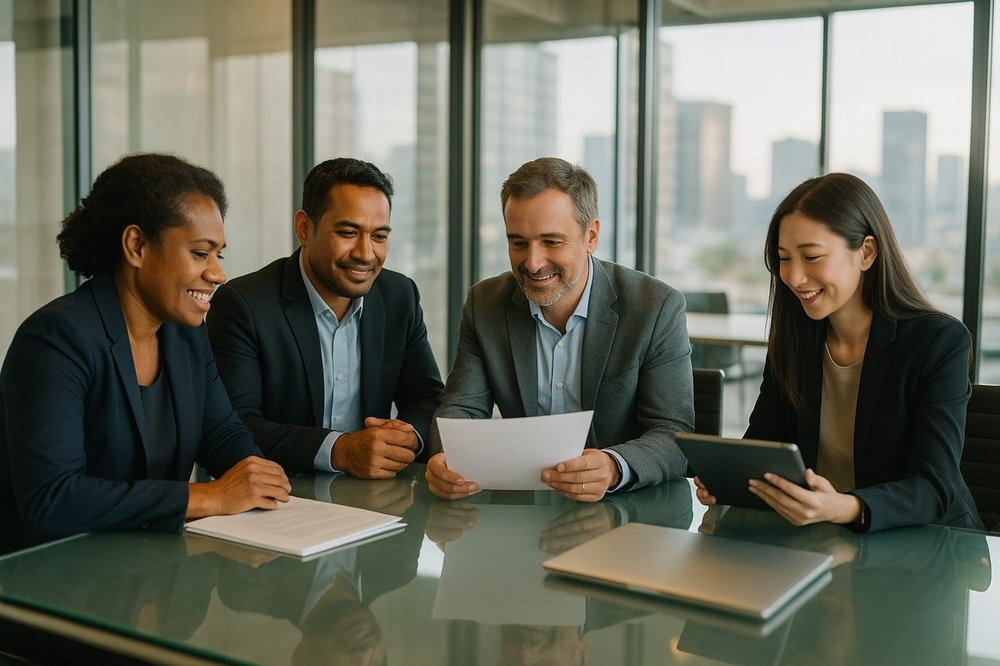
#> input picture production/images/banque/groupe-comex-reunion-01.jpg, 1000 x 666 px, shrunk from 1400 x 933 before the run
$ python apercu-recadrage.py ../production/images/banque/groupe-comex-reunion-01.jpg out.png
#> lines starting #> are read from the running program, lines starting #| are printed output that depends on the picture
#!/usr/bin/env python3
# -*- coding: utf-8 -*-
"""
Aperçu du RECADRAGE d'un visuel par les plateformes, à regarder AVANT la mise en file.

Règle de la zone sûre (Jean-Michel, 18/11/2026, critique de la couverture I1 :
« le texte est trop à gauche et semble trop peu lisible en raison du découpage ») :
Facebook (ordinateur, vignette de Page) recadre un 4:5 en CARRÉ central, et LinkedIn
recadre la couverture d'un post multi-images en mosaïque. Ce qu'on regarde sur
l'image source n'est donc PAS ce que voit le lecteur.

Usage :
  python -X utf8 apercu-recadrage.py <image.png> [dossier_sortie]

Produit, à côté de l'image (ou dans dossier_sortie) :
  <nom>-apercu-carre.png      carré central (vue Facebook ordinateur / vignette)
  <nom>-apercu-mosaique.png   bande centrale 2:3 en largeur (couverture d'une mosaïque LinkedIn)
Puis regarde les DEUX fichiers avec l'outil Read : le titre principal, le logo et
le sous-titre doivent y être entiers, lisibles, et pas collés à un bord.
Code de sortie 0 ; 2 si l'image est introuvable.
"""
import os
import subprocess
import sys
import tempfile


def _charger_pillow():
    """Pillow absent ou cassé (cas du conteneur des routines cloud, 22/11/2026 : « cannot
    import name '_imaging' ») : on l'installe dans un environnement virtuel temporaire et on
    relance le script avec ce Python-là. Aucun réglage d'environnement à demander à JM."""
    try:
        from PIL import Image  # noqa: F401
        return Image
    except Exception as e:  # ImportError, ou module système incomplet
        if os.environ.get("APERCU_PILLOW_VENV"):
            print(f"ERREUR : Pillow inutilisable même dans l'environnement temporaire : {e}")
            sys.exit(3)
        venv = os.path.join(tempfile.gettempdir(), "apercu-recadrage-venv")
        py = os.path.join(venv, "Scripts" if os.name == "nt" else "bin", "python")
        print(f"Pillow indisponible ({e.__class__.__name__}) : installation dans {venv}…")
        if not os.path.exists(py):
            subprocess.run([sys.executable, "-m", "venv", venv], check=True)
        subprocess.run([py, "-m", "pip", "install", "-q", "pillow"], check=True)
        env = dict(os.environ, APERCU_PILLOW_VENV="1")
        env.pop("PYTHONPATH", None)
        sys.exit(subprocess.run([py, "-I", "-X", "utf8", os.path.abspath(__file__), *sys.argv[1:]], env=env).returncode)


Image = _charger_pillow()


def main():
    if len(sys.argv) < 2:
        sys.exit(__doc__)
    src = sys.argv[1]
    if not os.path.exists(src):
        print(f"ERREUR : image introuvable : {src}")
        sys.exit(2)
    out = sys.argv[2] if len(sys.argv) > 2 else os.path.dirname(os.path.abspath(src))
    os.makedirs(out, exist_ok=True)
    base = os.path.splitext(os.path.basename(src))[0]
    im = Image.open(src).convert("RGB")
#> im is the input picture: PIL image 1000x666 RGB; mean R, G, B 105.1, 106.3, 93.3
    w, h = im.size
#> w = 1000; h = 666

    # 1. Carré central
    c = min(w, h)
#> c = 666
    carre = im.crop(((w - c) // 2, (h - c) // 2, (w - c) // 2 + c, (h - c) // 2 + c))
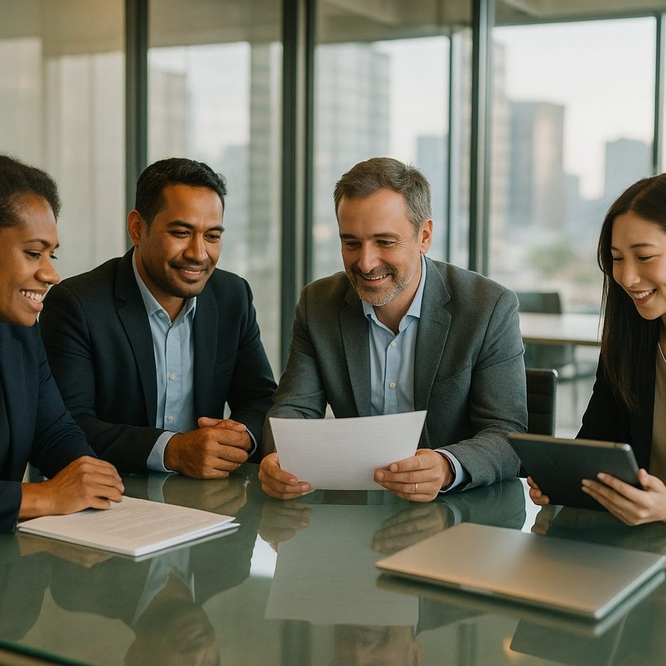
#> carre: PIL image 666x666 RGB; mean R, G, B 113.2, 112.4, 97.9
    p1 = os.path.join(out, f"{base}-apercu-carre.png")
    carre.save(p1)

    # 2. Mosaïque LinkedIn : la couverture occupe ~2/3 de la largeur du cadre,
    #    à la hauteur du cadre ; on garde donc une bande centrale de ratio 2:3 (l:h)
    #    de la hauteur totale — approximation volontairement pessimiste.
    bw = min(w, int(h * 2 / 3 * 0.92))
#> bw = 408
    mosaique = im.crop(((w - bw) // 2, 0, (w - bw) // 2 + bw, h))
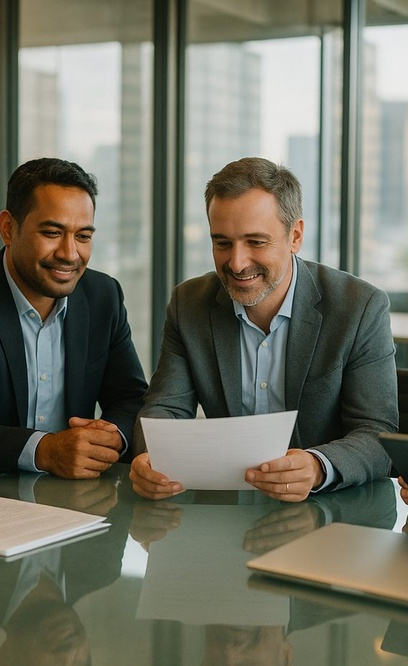
#> mosaique: PIL image 408x666 RGB; mean R, G, B 113.6, 114.1, 100
    p2 = os.path.join(out, f"{base}-apercu-mosaique.png")
    mosaique.save(p2)

    print(f"Image source : {w}x{h}")
#| Image source : 1000x666
    print(f"  carré (Facebook)       : {p1}")
    print(f"  mosaïque (LinkedIn)    : {p2}")
    print("=> Regarde les deux aperçus : titre, logo et sous-titre entiers et lisibles ?")


if __name__ == "__main__":
    main()

$ run again, on production/images/banque/v2-02-equipes-alignees-01.jpg
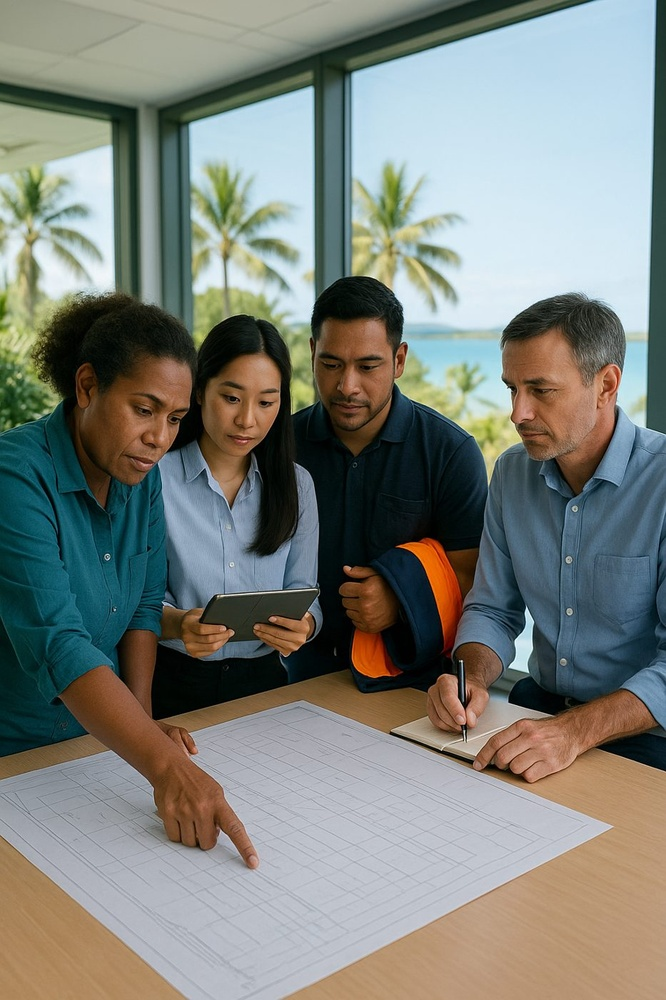
#> input picture production/images/banque/v2-02-equipes-alignees-01.jpg, 666 x 1000 px, shrunk from 933 x 1400 before the run
#> in main, im is the input picture: PIL image 666x1000 RGB; mean R, G, B 125.3, 129.5, 122.9
#> in main, `carre = im.crop(((w - c) // 2, (h - c) // 2, (w - c) // 2 + c, (h - c)..`:
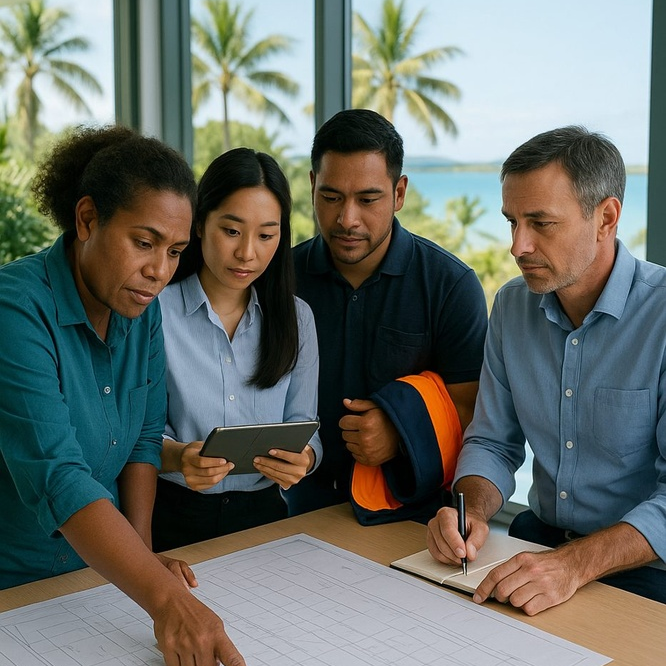
#> carre: PIL image 666x666 RGB; mean R, G, B 105.2, 110.7, 104.3
#> in main, `mosaique = im.crop(((w - bw) // 2, 0, (w - bw) // 2 + bw, h))`:
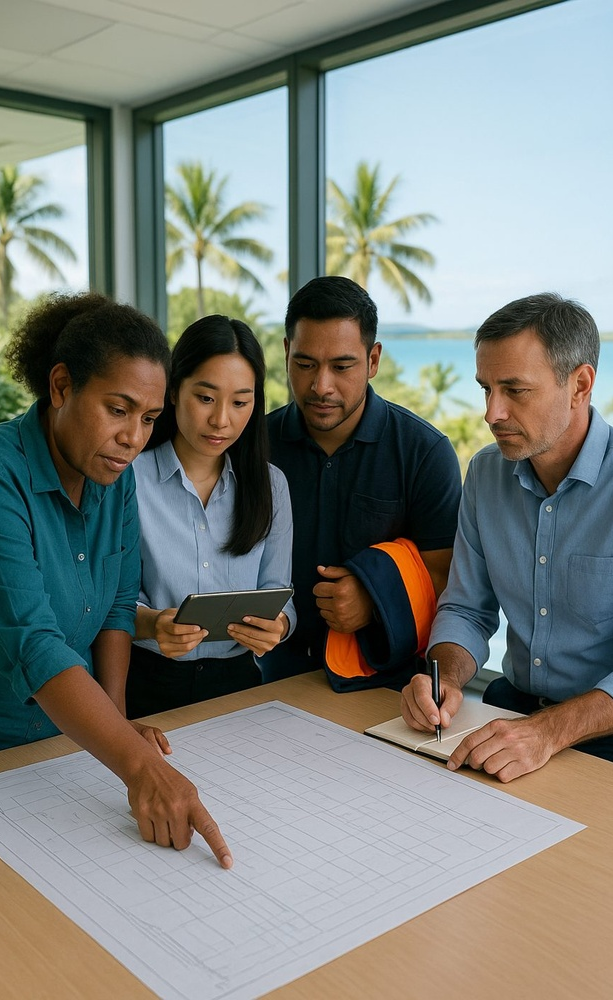
#> mosaique: PIL image 613x1000 RGB; mean R, G, B 126.9, 130.3, 124
#| Image source : 666x1000

$ run again, on production/images/banque/v2-03-le-bon-chiffre-01.jpg
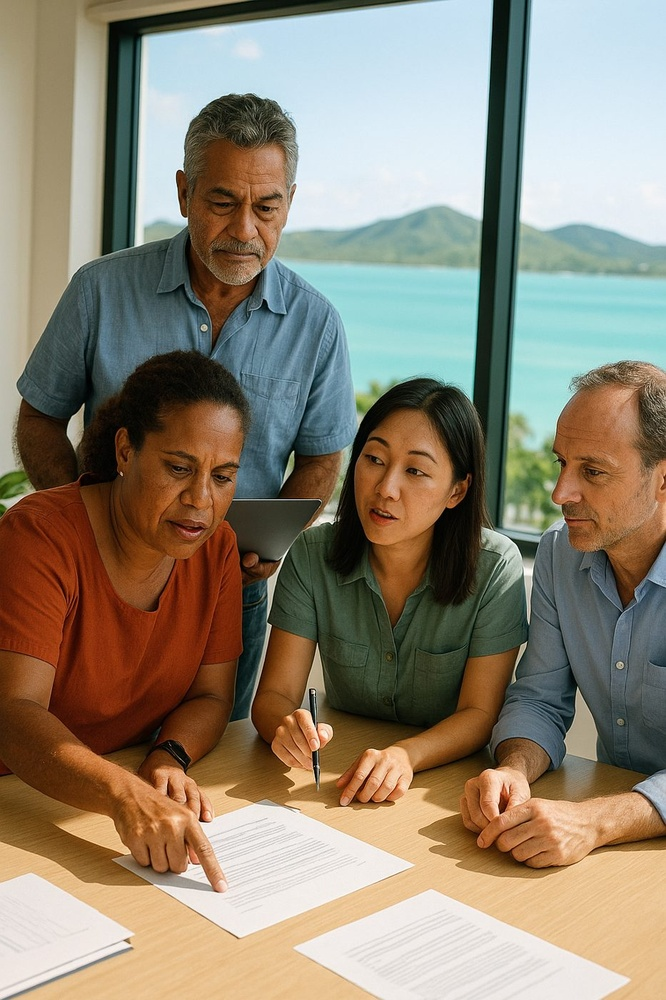
#> input picture production/images/banque/v2-03-le-bon-chiffre-01.jpg, 666 x 1000 px, shrunk from 933 x 1400 before the run
#> in main, im is the input picture: PIL image 666x1000 RGB; mean R, G, B 143, 132.9, 115.2
#> in main, `carre = im.crop(((w - c) // 2, (h - c) // 2, (w - c) // 2 + c, (h - c)..`:
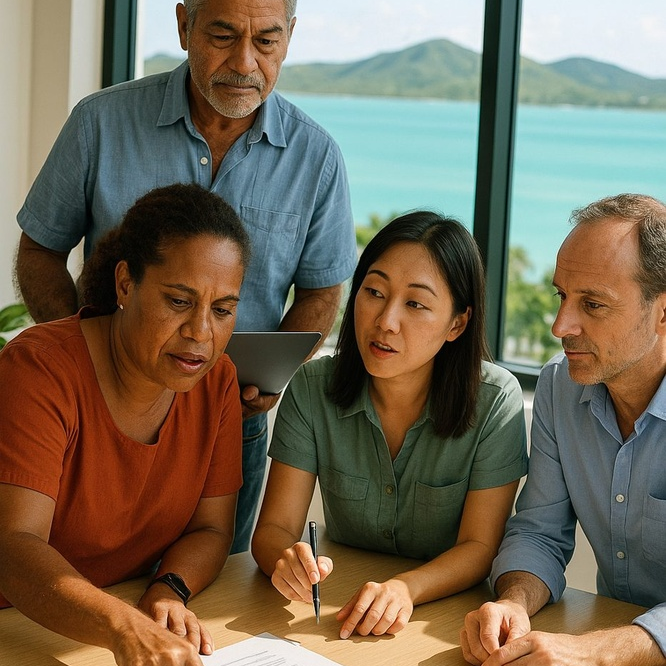
#> carre: PIL image 666x666 RGB; mean R, G, B 116.6, 104.8, 85.6
#> in main, `mosaique = im.crop(((w - bw) // 2, 0, (w - bw) // 2 + bw, h))`:
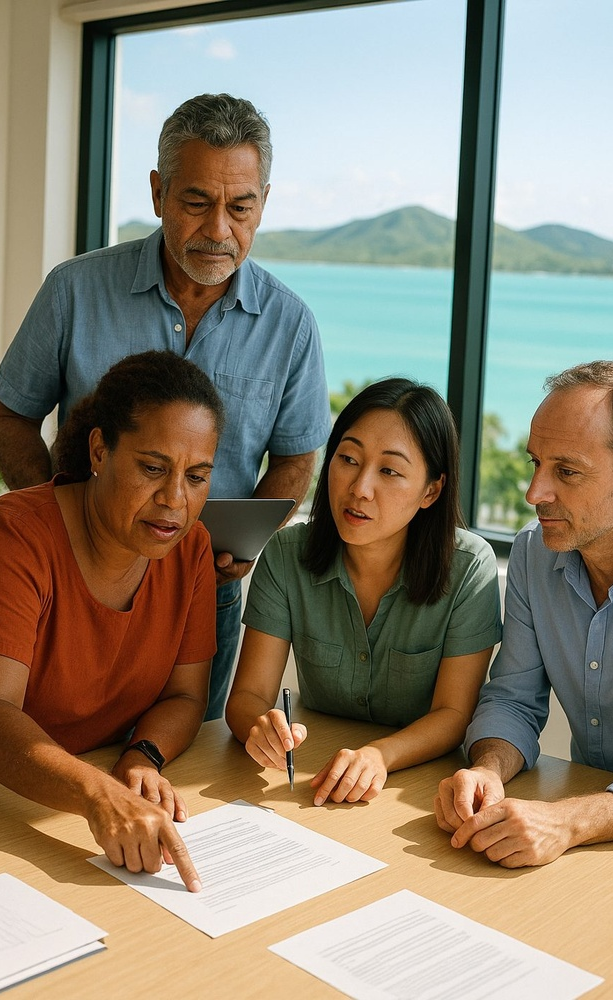
#> mosaique: PIL image 613x1000 RGB; mean R, G, B 141.7, 131.9, 114.2
#| Image source : 666x1000

$ run again, on production/images/banque/v2-w40-couts-invisibles-01.jpg
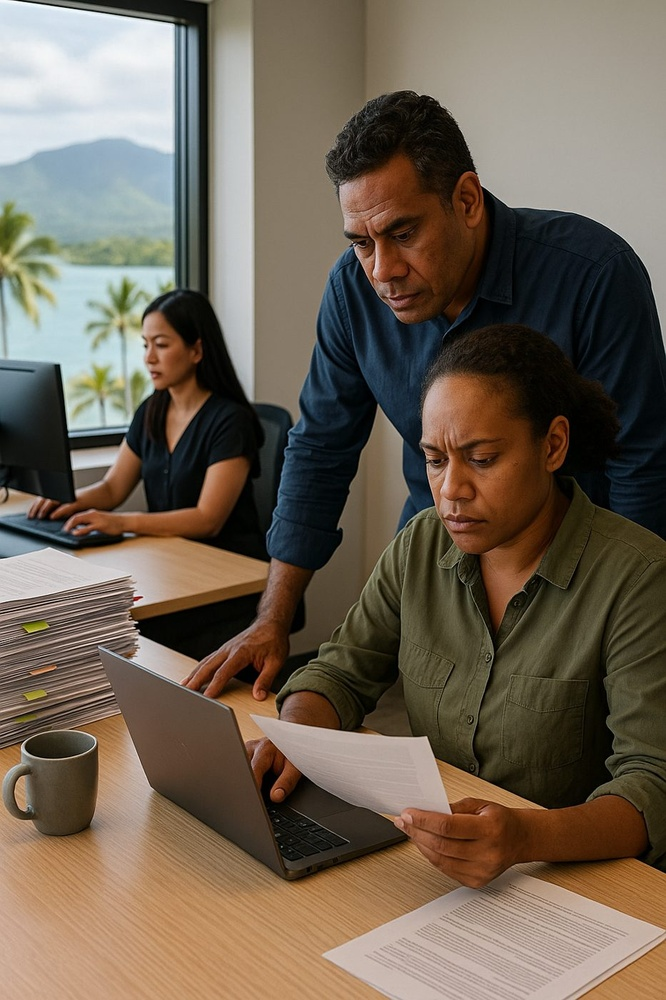
#> input picture production/images/banque/v2-w40-couts-invisibles-01.jpg, 666 x 1000 px, shrunk from 933 x 1400 before the run
#> in main, im is the input picture: PIL image 666x1000 RGB; mean R, G, B 111.6, 98.9, 84
#> in main, `carre = im.crop(((w - c) // 2, (h - c) // 2, (w - c) // 2 + c, (h - c)..`:
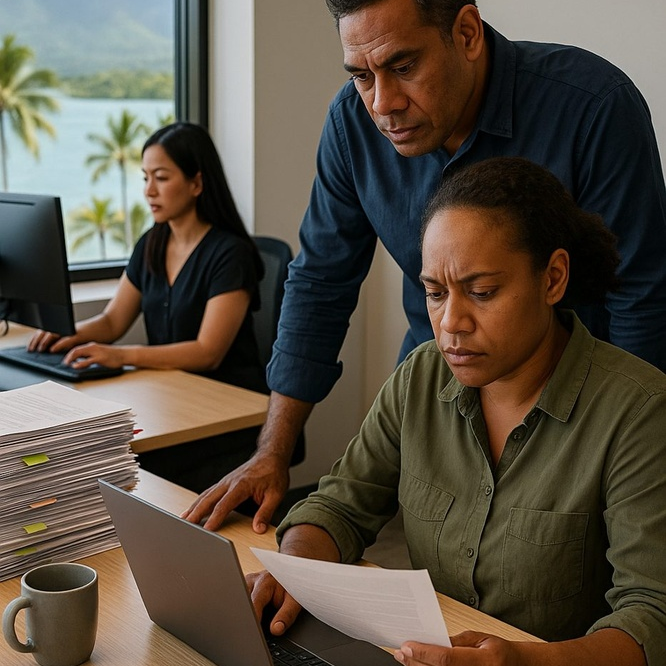
#> carre: PIL image 666x666 RGB; mean R, G, B 88.1, 78.4, 65.5
#> in main, `mosaique = im.crop(((w - bw) // 2, 0, (w - bw) // 2 + bw, h))`:
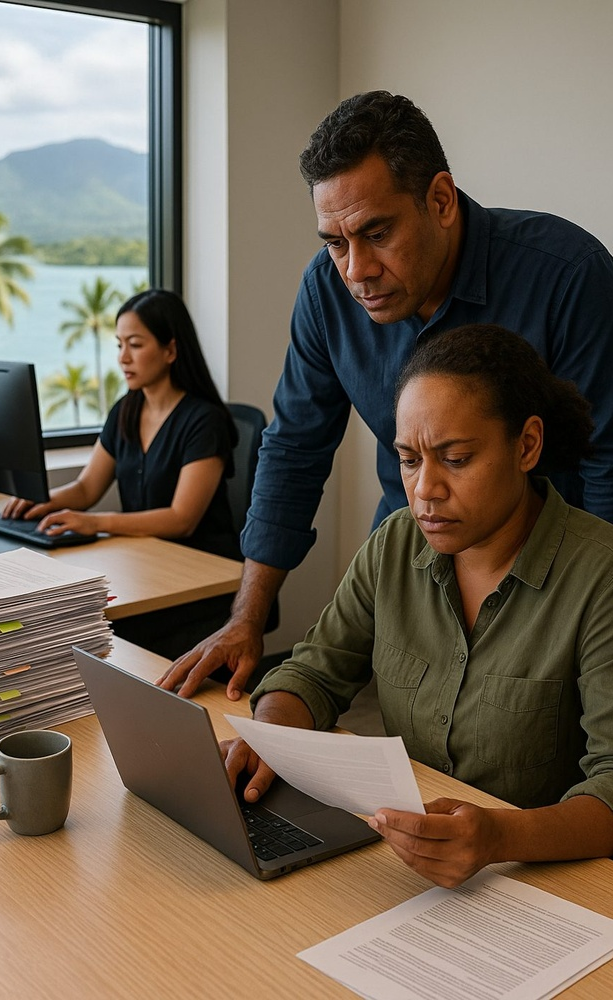
#> mosaique: PIL image 613x1000 RGB; mean R, G, B 110.8, 97.5, 82.6
#| Image source : 666x1000
